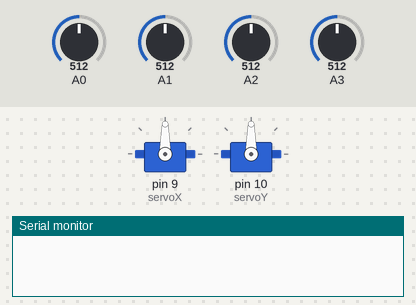
A sketch run on a simulated Arduino Uno, built with avr-gcc and run on an emulated ATmega328P. Parts: 2 × servo, the last lines printed to the serial monitor. Inputs (shaded band) come from the test bench; at power-on: A0 = 512, A2 = 512, A1 = 512, A3 = 512.

Above: at 1.2 s.
1.3 s: A0 set to 551
2.8 s: A0 set to 570
At 3.97 s:
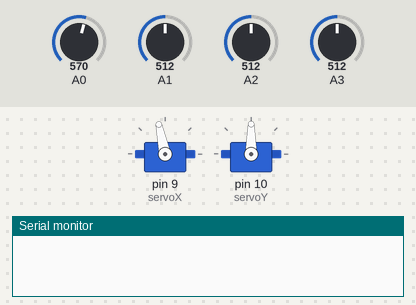
At 5.78 s:
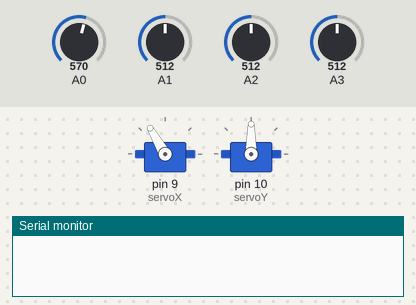
5.8 s: A2 set to 548
8.8 s: A2 set to 579
At 9.0 s:
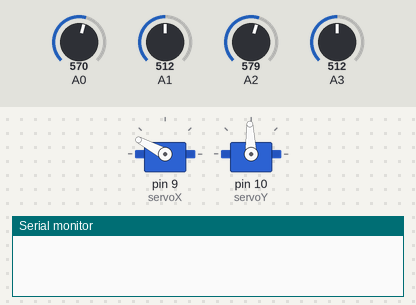
11.8 s: A1 set to 603
14.8 s: A1 set to 630
At 15.13 s:
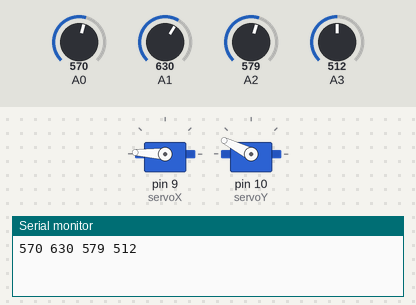
Timing chart, 0 to 20.5 s (numbered marks = the images above; inputs shaded):
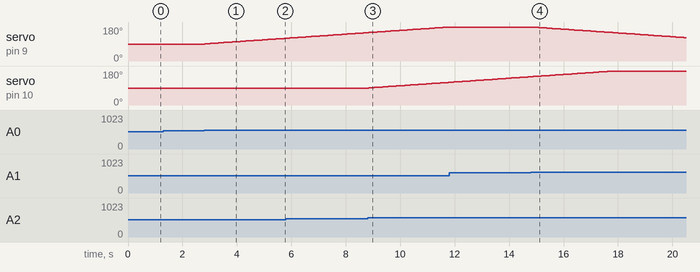

Measured:
- the behaviour switches between 562 and 563 on A0 (found by bisection; images 0 and 1)
- the behaviour switches between 562 and 563 on A2 (found by bisection; images 2 and 3)
- the behaviour switches between 620 and 621 on A1 (found by bisection; images 3 and 4)
- after the input at 1.3 s, every drawn part: stays the same
- after the input at 2.8 s, servo on pin 9 (servoX): moves from 90° to 120° over 2.9 s, starting at once
- after the input at 8.8 s, servo on pin 10 (servoY): moves from 90° to 120° over 2.9 s, starting after 0.05 s
- after the input at 14.8 s, servo on pin 9 (servoX): moves from 180° to 124° over 5.5 s, starting after 0.09 s

The sketch:

dual_axis_tracker.ino
```cpp
#include <Servo.h>

Servo servoX;
Servo servoY;

int posX = 90;
int posY = 90;

const int threshold = 50;

unsigned long lastSend = 0;

void setup() {

  servoX.attach(9);
  servoY.attach(10);

  // UART communication with ESP8266
  Serial.begin(9600);
}

void loop() {

  // Read four LDRs
  int ldr1 = analogRead(A0);
  int ldr2 = analogRead(A1);
  int ldr3 = analogRead(A2);
  int ldr4 = analogRead(A3);

  // Calculate light difference
  int diffX = ldr1 - ldr2;
  int diffY = ldr3 - ldr4;

  // Horizontal / Azimuth
  if (abs(diffX) > threshold) {
    if (diffX > 0)
      posX++;
    else
      posX--;
  }

  // Vertical / Elevation
  if (abs(diffY) > threshold) {
    if (diffY > 0)
      posY++;
    else
      posY--;
  }

  // Limit servo angles
  posX = constrain(posX, 0, 180);
  posY = constrain(posY, 0, 180);

  // Move servos
  servoX.write(posX);
  servoY.write(posY);

  // Send LDR data every 15 seconds
  if (millis() - lastSend >= 15000) {

    lastSend = millis();

    Serial.print(ldr1);
    Serial.print(" ");

    Serial.print(ldr2);
    Serial.print(" ");

    Serial.print(ldr3);
    Serial.print(" ");

    Serial.println(ldr4);
  }

  delay(100);
}
```
